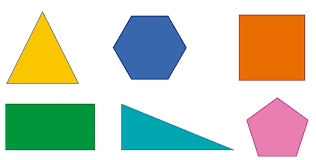
#> input picture figuras.png, 316 x 160 px
$ python trabajo.py
#> lines starting #> are read from the running program, lines starting #| are printed output that depends on the picture; after the words box and inside, x2 and y2 are one past the last pixel; in counts of white or black regions, pixels touching at a corner belong together
import numpy as np
import cv2
import matplotlib.pyplot as plt
img = cv2.imread('figuras.png')
#> img is the input picture: shape (160, 316, 3); mean B, G, R 189.9, 207.6, 202.4
gris = cv2.cvtColor(img, cv2.COLOR_BGR2GRAY)
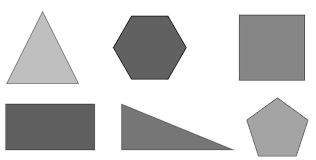
#> gris: shape (160, 316); min 11, max 255, mean 204.1

ret,thresh = cv2.threshold(gris, 225, 255, cv2.THRESH_BINARY)
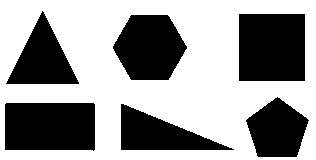
#> thresh: shape (160, 316); 59.9% white; 6 black regions
countours2, hierarchy2 = cv2.findContours(thresh,cv2.RETR_TREE, cv2.CHAIN_APPROX_NONE)
#> countours2 = 7 contours; box (x1, y1, x2, y2) and area: (0, 0, 316, 160) 50085, (238, 13, 306, 82) 4554, (4, 102, 96, 152) 4364, (112, 14, 188, 81) 3736, (5, 10, 80, 85) 2810, (120, 103, 235, 151) 2802, (245, 96, 310, 158) 2696
cv2.drawContours(img, countours2, -1, (50,150,0), 4)
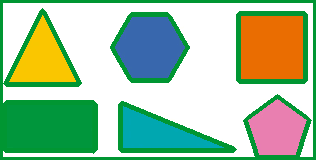
#> img: shape (160, 316, 3); 19.16% of pixels changed, all inside (x1, y1, x2, y2) = (0, 0, 316, 160)
figura = 0

for c in countours2:
    x,y,w,h = cv2.boundingRect(c)
    area = cv2.contourArea(c)
    if (area>1000):
        cv2.rectangle(img, (x,y), (x+w,y+h), (0,0,0), 2)
        cv2.putText(img, f"figura {figura}", (x,y),cv2.FONT_HERSHEY_COMPLEX,1,(255,0,0),2)
        figura += 1
#> this loop made 7 passes
#> (x, y, w, h, area) on passes 1 to 7: (0, 0, 316, 160, 50085), (120, 103, 115, 48, 2802.5), (4, 102, 92, 50, 4364), (245, 96, 65, 62, 2696), (112, 14, 76, 67, 3735.5), (238, 13, 68, 69, 4554), (5, 10, 75, 75, 2810)
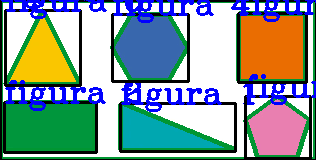
#> img: shape (160, 316, 3); 19.8% of pixels changed, all inside (x1, y1, x2, y2) = (0, 0, 316, 160)
#> after the loop, figura = 7

cv2.imshow('figuras', img)
cv2.imshow('gris', thresh)
cv2.waitKey()
cv2.destroyAllWindows()
